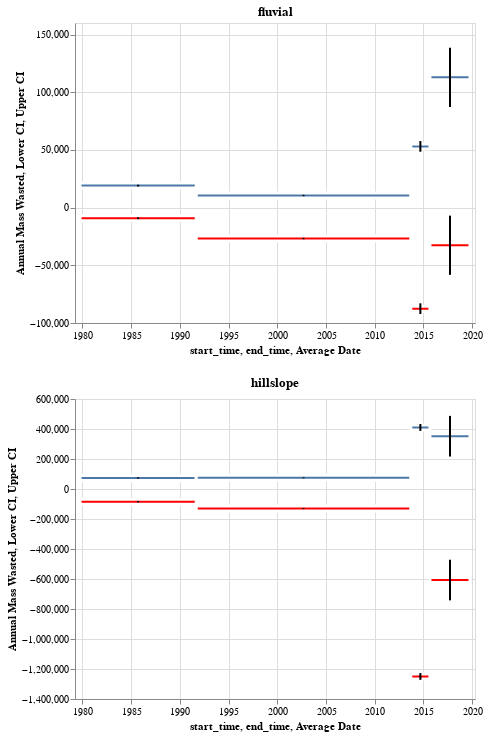

Source (notebook cell):
### Code cell
chart_fluvial & chart_hillslope

### Figure 1 — Vega-Lite specification as saved in the notebook (floating-point values rounded to 4 significant figures)
{"config": {"view": {"continuousWidth": 400, "continuousHeight": 300}}, "vconcat": [{"layer": [{"data": {"name": "data-5333dfa1ee168f752b9bef46c0097372"}, "mark": {"type": "bar", "stroke": "white", "strokeWidth": 3}, "encoding": {"x": {"type": "temporal", "field": "start_time"}, "x2": {"field": "end_time"}, "y": {"type": "quantitative", "field": "Annual Mass Wasted"}}}, {"data": {"name": "data-5333dfa1ee168f752b9bef46c0097372"}, "mark": {"type": "bar", "color": "black", "width": 2}, "encoding": {"x": {"type": "temporal", "field": "Average Date"}, "y": {"type": "quantitative", "field": "Lower CI"}, "y2": {"field": "Upper CI"}}}, {"data": {"name": "data-17bbf2ec6d39680376899d6f946fc9f5"}, "mark": {"type": "bar", "color": "red", "stroke": "white", "strokeWidth": 3}, "encoding": {"x": {"type": "temporal", "field": "start_time"}, "x2": {"field": "end_time"}, "y": {"type": "quantitative", "field": "Annual Mass Wasted"}}}, {"data": {"name": "data-17bbf2ec6d39680376899d6f946fc9f5"}, "mark": {"type": "bar", "color": "black", "width": 2}, "encoding": {"x": {"type": "temporal", "field": "Average Date"}, "y": {"type": "quantitative", "field": "Lower CI"}, "y2": {"field": "Upper CI"}}}], "title": "fluvial"}, {"layer": [{"data": {"name": "data-09414eb231a5e33d4e3eebc33205d947"}, "mark": {"type": "bar", "stroke": "white", "strokeWidth": 3}, "encoding": {"x": {"type": "temporal", "field": "start_time"}, "x2": {"field": "end_time"}, "y": {"type": "quantitative", "field": "Annual Mass Wasted"}}}, {"data": {"name": "data-09414eb231a5e33d4e3eebc33205d947"}, "mark": {"type": "bar", "color": "black", "width": 2}, "encoding": {"x": {"type": "temporal", "field": "Average Date"}, "y": {"type": "quantitative", "field": "Lower CI"}, "y2": {"field": "Upper CI"}}}, {"data": {"name": "data-8f407b59929c64801e20ab83b5ece6ce"}, "mark": {"type": "bar", "color": "red", "stroke": "white", "strokeWidth": 3}, "encoding": {"x": {"type": "temporal", "field": "start_time"}, "x2": {"field": "end_time"}, "y": {"type": "quantitative", "field": "Annual Mass Wasted"}}}, {"data": {"name": "data-8f407b59929c64801e20ab83b5ece6ce"}, "mark": {"type": "bar", "color": "black", "width": 2}, "encoding": {"x": {"type": "temporal", "field": "Average Date"}, "y": {"type": "quantitative", "field": "Lower CI"}, "y2": {"field": "Upper CI"}}}], "title": "hillslope"}], "$schema": "https://vega.github.io/schema/vega-lite/v4.8.1.json", "datasets": {"data-5333dfa1ee168f752b9bef46c0097372": [{"dh": 2.297, "area": 99580.0, "volume": 228800.0, "type": "fluvial", "n_pixels": 24900.0, "volumetric_uncertainty": 9510.0, "start_time": "1979-10-06T00:00:00", "end_time": "1991-09-09T00:00:00", "time_difference_years": 12, "Annual Mass Wasted": 19060.0, "Upper CI": 19860.0, "Lower CI": 18270.0, "Average Date": "1985-09-22T00:00:00"}, {"dh": 2.141, "area": 107700.0, "volume": 230600.0, "type": "fluvial", "n_pixels": 26920.0, "volumetric_uncertainty": 12380.0, "start_time": "1991-09-09T00:00:00", "end_time": "2013-09-13T00:00:00", "time_difference_years": 22, "Annual Mass Wasted": 10480.0, "Upper CI": 11040.0, "Lower CI": 9919.0, "Average Date": "2002-09-11T00:00:00"}, {"dh": 0.7282, "area": 145800.0, "volume": 106100.0, "type": "fluvial", "n_pixels": 36440.0, "volumetric_uncertainty": 9279.0, "start_time": "2013-09-13T00:00:00", "end_time": "2015-09-01T00:00:00", "time_difference_years": 2, "Annual Mass Wasted": 53070.0, "Upper CI": 57710.0, "Lower CI": 48430.0, "Average Date": "2014-09-07T00:00:00"}, {"dh": 3.072, "area": 147000.0, "volume": 451600.0, "type": "fluvial", "n_pixels": 36750.0, "volumetric_uncertainty": 102700.0, "start_time": "2015-09-01T00:00:00", "end_time": "2019-10-11T00:00:00", "time_difference_years": 4, "Annual Mass Wasted": 112900.0, "Upper CI": 138600.0, "Lower CI": 87220.0, "Average Date": "2017-09-21T00:00:00"}], "data-17bbf2ec6d39680376899d6f946fc9f5": [{"dh": -1.108, "area": 99580.0, "volume": -110300.0, "type": "fluvial", "n_pixels": 24900.0, "volumetric_uncertainty": 9510.0, "start_time": "1979-10-06T00:00:00", "end_time": "1991-09-09T00:00:00", "time_difference_years": 12, "Annual Mass Wasted": -9193.0, "Upper CI": -8401.0, "Lower CI": -9986.0, "Average Date": "1985-09-22T00:00:00"}, {"dh": -5.475, "area": 107700.0, "volume": -589500.0, "type": "fluvial", "n_pixels": 26920.0, "volumetric_uncertainty": 12380.0, "start_time": "1991-09-09T00:00:00", "end_time": "2013-09-13T00:00:00", "time_difference_years": 22, "Annual Mass Wasted": -26800.0, "Upper CI": -26230.0, "Lower CI": -27360.0, "Average Date": "2002-09-11T00:00:00"}, {"dh": -1.202, "area": 145800.0, "volume": -175100.0, "type": "fluvial", "n_pixels": 36440.0, "volumetric_uncertainty": 9279.0, "start_time": "2013-09-13T00:00:00", "end_time": "2015-09-01T00:00:00", "time_difference_years": 2, "Annual Mass Wasted": -87570.0, "Upper CI": -82930.0, "Lower CI": -92210.0, "Average Date": "2014-09-07T00:00:00"}, {"dh": -0.8875, "area": 147000.0, "volume": -130400.0, "type": "fluvial", "n_pixels": 36750.0, "volumetric_uncertainty": 102700.0, "start_time": "2015-09-01T00:00:00", "end_time": "2019-10-11T00:00:00", "time_difference_years": 4, "Annual Mass Wasted": -32610.0, "Upper CI": -6937.0, "Lower CI": -58290.0, "Average Date": "2017-09-21T00:00:00"}], "data-09414eb231a5e33d4e3eebc33205d947": [{"dh": 1.568, "area": 561300.0, "volume": 880300.0, "type": "hillslope", "n_pixels": 140300.0, "volumetric_uncertainty": 52650.0, "start_time": "1979-10-06T00:00:00", "end_time": "1991-09-09T00:00:00", "time_difference_years": 12, "Annual Mass Wasted": 73360.0, "Upper CI": 77740.0, "Lower CI": 68970.0, "Average Date": "1985-09-22T00:00:00"}, {"dh": 2.638, "area": 622900.0, "volume": 1644000.0, "type": "hillslope", "n_pixels": 155700.0, "volumetric_uncertainty": 67650.0, "start_time": "1991-09-09T00:00:00", "end_time": "2013-09-13T00:00:00", "time_difference_years": 22, "Annual Mass Wasted": 74710.0, "Upper CI": 77780.0, "Lower CI": 71630.0, "Average Date": "2002-09-11T00:00:00"}, {"dh": 1.091, "area": 752200.0, "volume": 820600.0, "type": "hillslope", "n_pixels": 188000.0, "volumetric_uncertainty": 45740.0, "start_time": "2013-09-13T00:00:00", "end_time": "2015-09-01T00:00:00", "time_difference_years": 2, "Annual Mass Wasted": 410300.0, "Upper CI": 433200.0, "Lower CI": 387400.0, "Average Date": "2014-09-07T00:00:00"}, {"dh": 1.813, "area": 776600.0, "volume": 1408000.0, "type": "hillslope", "n_pixels": 194100.0, "volumetric_uncertainty": 541800.0, "start_time": "2015-09-01T00:00:00", "end_time": "2019-10-11T00:00:00", "time_difference_years": 4, "Annual Mass Wasted": 352000.0, "Upper CI": 487400.0, "Lower CI": 216500.0, "Average Date": "2017-09-21T00:00:00"}], "data-8f407b59929c64801e20ab83b5ece6ce": [{"dh": -1.809, "area": 561300.0, "volume": -1015000.0, "type": "hillslope", "n_pixels": 140300.0, "volumetric_uncertainty": 52650.0, "start_time": "1979-10-06T00:00:00", "end_time": "1991-09-09T00:00:00", "time_difference_years": 12, "Annual Mass Wasted": -84610.0, "Upper CI": -80220.0, "Lower CI": -89000.0, "Average Date": "1985-09-22T00:00:00"}, {"dh": -4.6, "area": 622900.0, "volume": -2865000.0, "type": "hillslope", "n_pixels": 155700.0, "volumetric_uncertainty": 67650.0, "start_time": "1991-09-09T00:00:00", "end_time": "2013-09-13T00:00:00", "time_difference_years": 22, "Annual Mass Wasted": -130200.0, "Upper CI": -127200.0, "Lower CI": -133300.0, "Average Date": "2002-09-11T00:00:00"}, {"dh": -3.323, "area": 752200.0, "volume": -2499000.0, "type": "hillslope", "n_pixels": 188000.0, "volumetric_uncertainty": 45740.0, "start_time": "2013-09-13T00:00:00", "end_time": "2015-09-01T00:00:00", "time_difference_years": 2, "Annual Mass Wasted": -1250000.0, "Upper CI": -1227000.0, "Lower CI": -1273000.0, "Average Date": "2014-09-07T00:00:00"}, {"dh": -3.126, "area": 776600.0, "volume": -2428000.0, "type": "hillslope", "n_pixels": 194100.0, "volumetric_uncertainty": 541800.0, "start_time": "2015-09-01T00:00:00", "end_time": "2019-10-11T00:00:00", "time_difference_years": 4, "Annual Mass Wasted": -607000.0, "Upper CI": -471500.0, "Lower CI": -742400.0, "Average Date": "2017-09-21T00:00:00"}]}}
